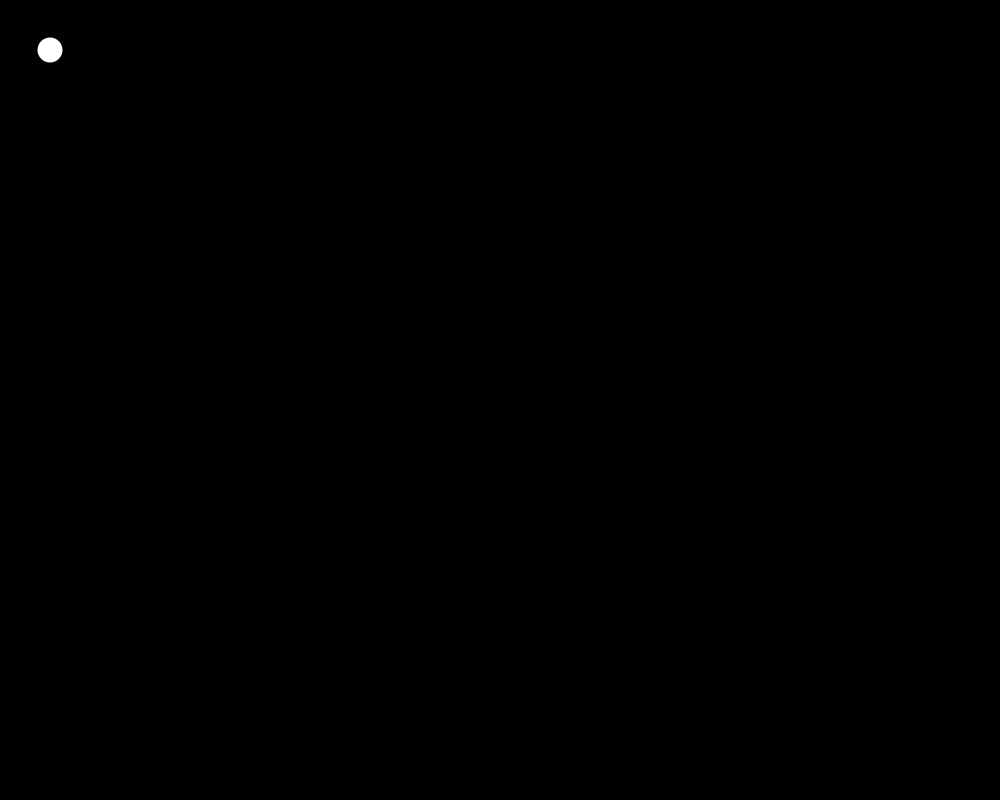
Frame 1 (no input)
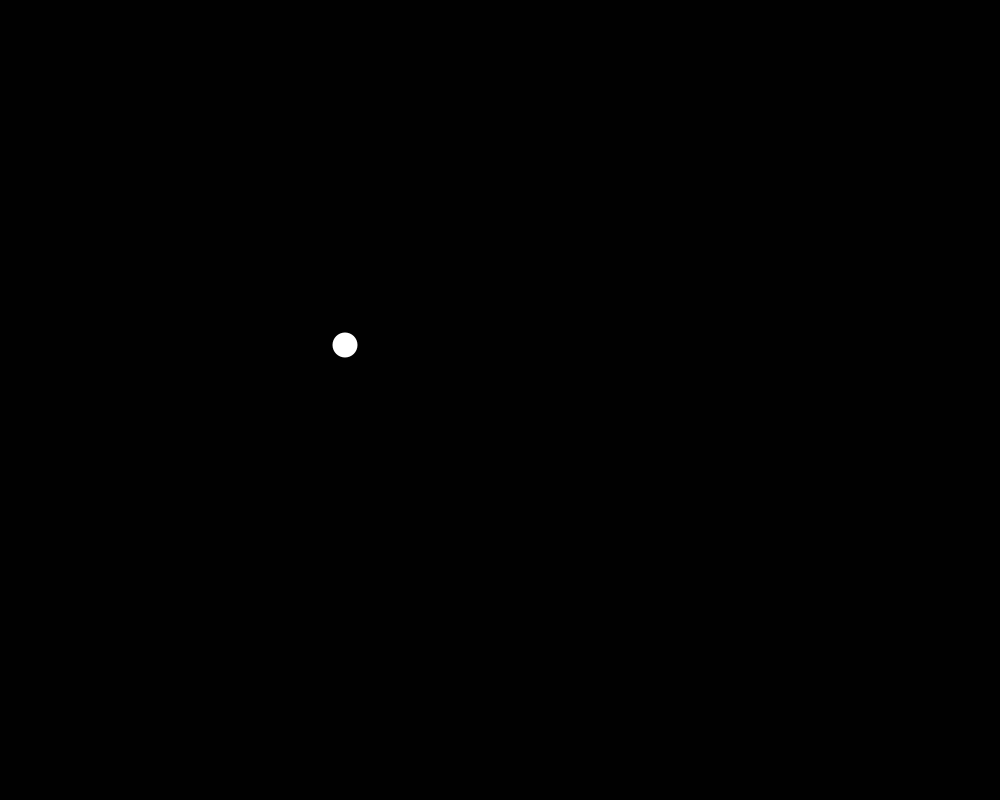
Frame 60 (the mouse pressed at the canvas centre just before this capture)
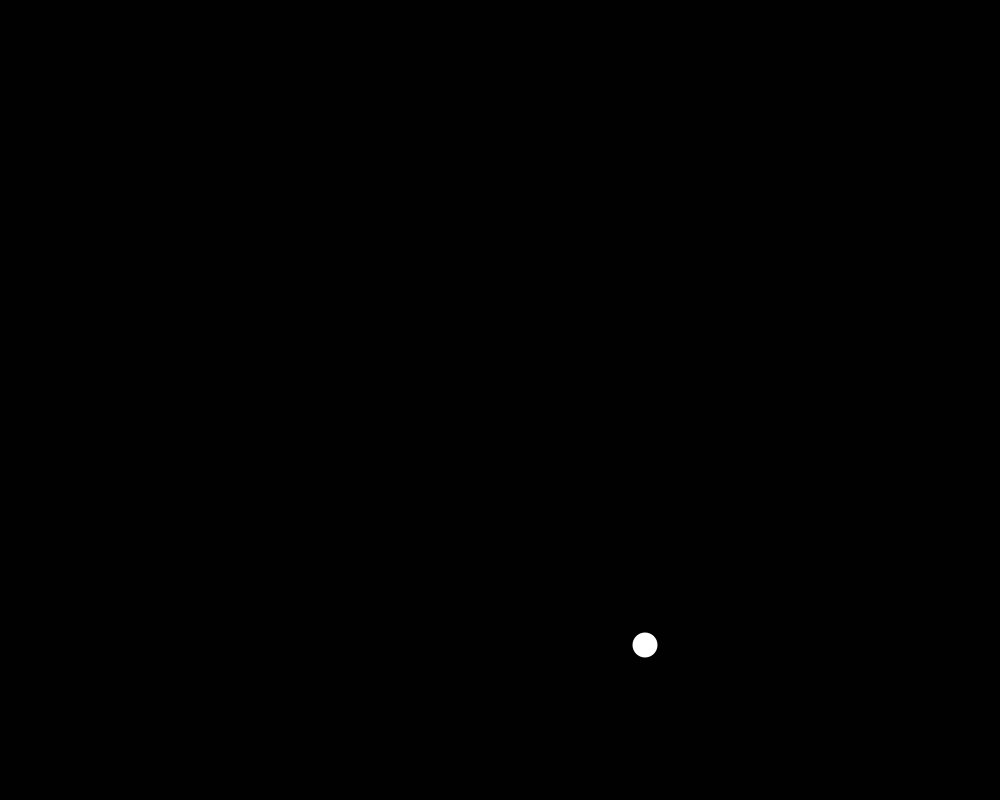
Frame 120 (the mouse held since frame 60 and released just before this capture)

The Processing sketch that drew these frames (run headless with seeded random() and noise(); from frame 60 on, the mouse is pressed at the canvas centre):

// Processing sketch: Pong
// ── Pong.pde
int x = 50;
int y = 50;
int speedX = 5;
int speedY = 5;

void setup() {
  size(1000, 800);
}

void draw() {
  background(1, 1, 1);
  fill(#FFFFFF);
  noStroke();
  ellipse(x, y, 25, 25);
  x += speedX;
  if (x > width) {
    speedX = -speedX;
  }
  y += speedY;
  if (y > height ) {
    speedY = -speedY;
  }
  rect(500, 800, 50, 10);
}
